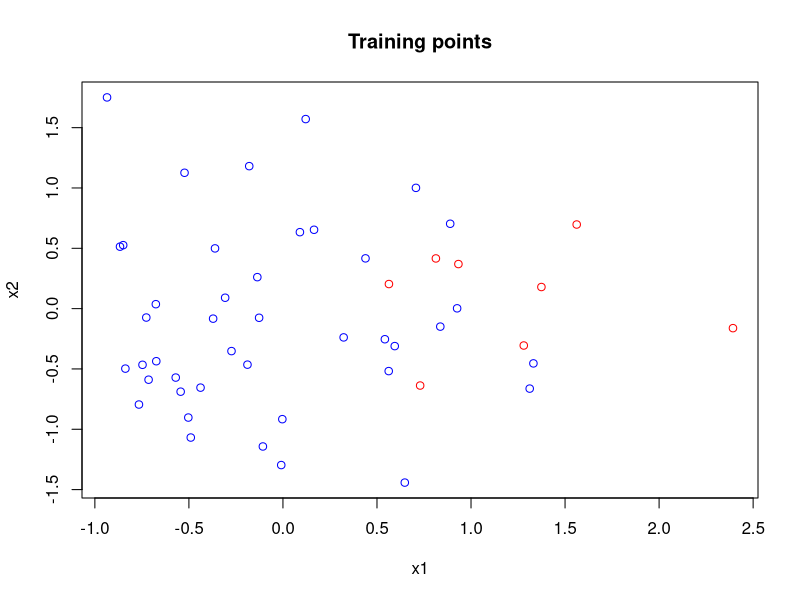
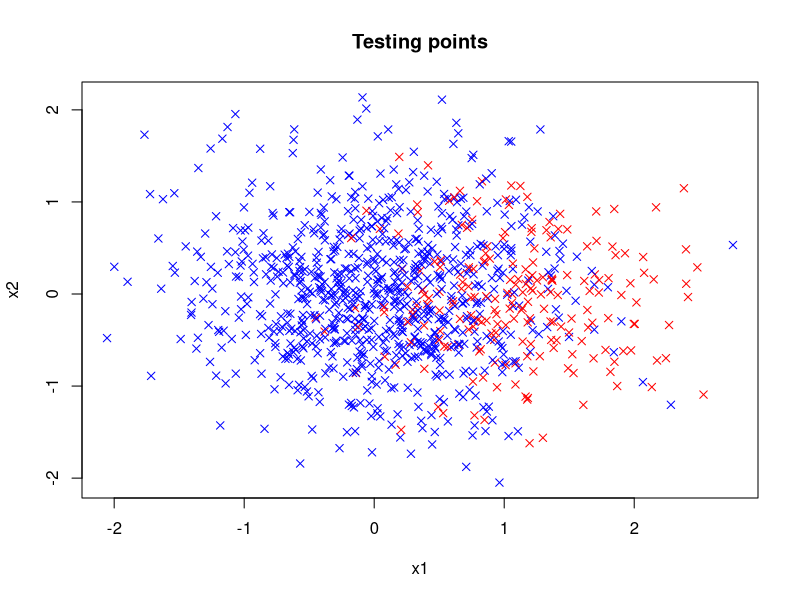
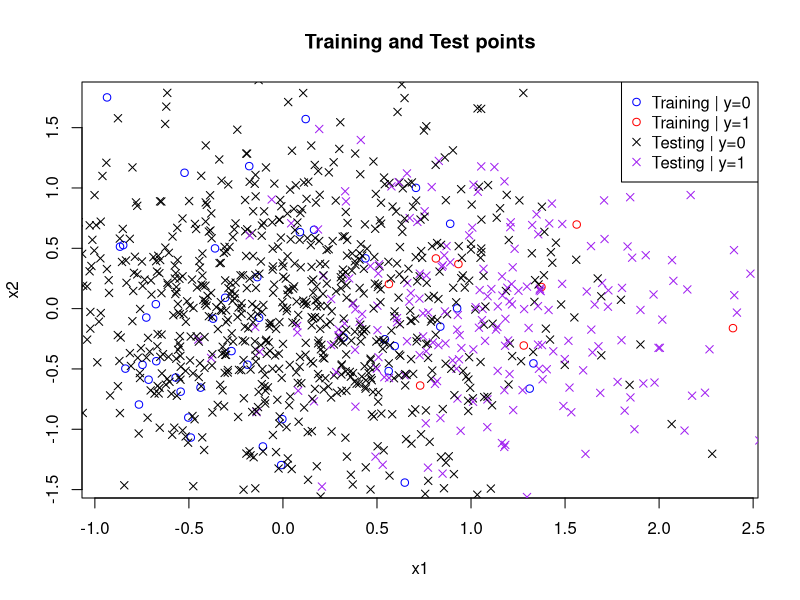
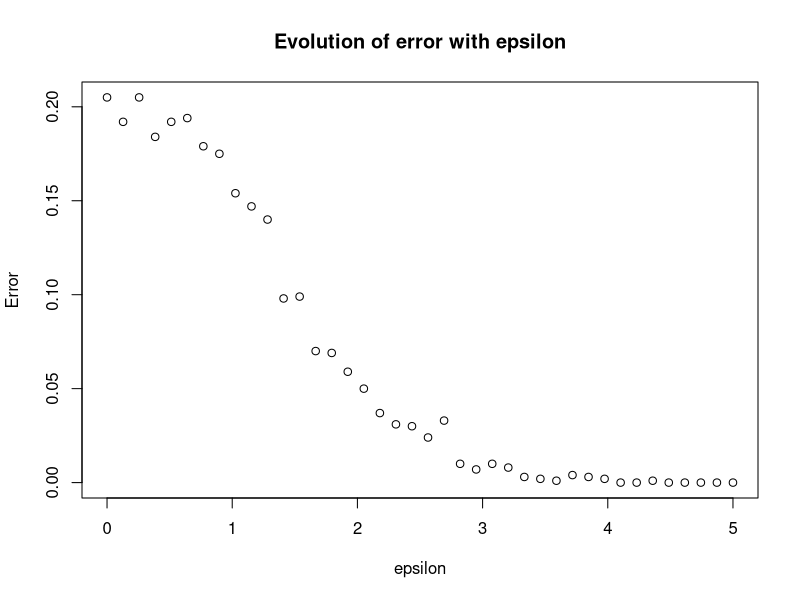
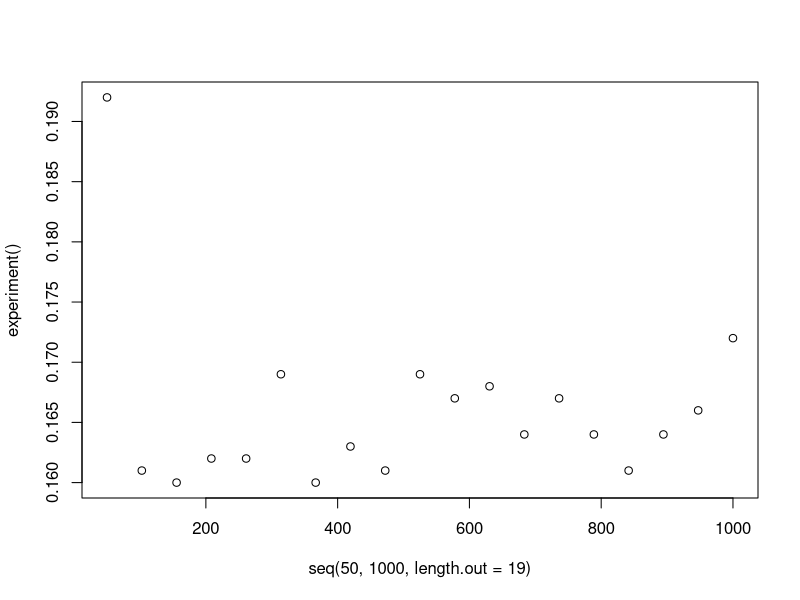

Reproduce these figures in R, in order. (Note: a time limit stopped this script after it produced the figures.)
## ---- chunk 1
#see full list >knitr::opts_chunk$get()
knitr::opts_chunk$set(echo = TRUE, fig.align="center")
## ---- chunk 2
set.seed(42)
## ---- chunk 3
#Method that generate n samples of a random variable that follows B(p)
generate_bernoulli_sample<- function(p,n){
  bernoulli_samples <- runif(n)
  ones <- which(bernoulli_samples<p)
  bernoulli_samples[ones]<- rep(c(1),length((ones)))
  bernoulli_samples[-ones]<- rep(c(0),n-length((ones)))
  return (bernoulli_samples)
}

# Verification
Y <-generate_bernoulli_sample(1/4,100000)
cat("The approximated probability of the event y_i=1 is",length(which(Y==1))/length(Y))
## ---- chunk 4
library(MASS)

# Parameters
mu0 <- c(0, 0)
sigma0 <- matrix(c(0.5, 0, 0, 0.5), nrow = 2, ncol = 2)
sigma1 <- matrix(c(0.4, 0, 0, 0.4), nrow = 2, ncol = 2)

generate_gaussian_data <- function(y,mu0,mu1,sigma0,sigma1){
  ones <- which(y==1)
  gaussian_data <- matrix(NA, nrow = length(y), ncol = 2)
  gaussian_data[ones,] <- mvrnorm(length(ones),mu1,sigma1)
  gaussian_data[-ones,] <- mvrnorm(length(y)-length(ones),mu0,sigma0)
  return (gaussian_data)
}
## ---- chunk 5
# Generate the training set
generate_training_set<- function(n,epsilon,p){
  y_train <- generate_bernoulli_sample(p,n)
  x_train <- generate_gaussian_data(y_train,mu0,c(epsilon, 0),sigma0,sigma1)
  D_train <- cbind(x_train,y_train)
  colnames(D_train) <- c("x1","x2","y")
  D_train <- as.data.frame(D_train)
  return (D_train)
}

D_train<- generate_training_set(50,1,0.2)

# Generate the testing set
generate_testing_set<- function(n,epsilon,p){
  y_test <- generate_bernoulli_sample(p,n)
  x_test <- generate_gaussian_data(y_test,mu0,c(epsilon, 0),sigma0,sigma1)
  D_test <- cbind(x_test,y_test)
  colnames(D_test) <- c("x1","x2","y")
  D_test <- as.data.frame(D_test)
  return (D_test)
}

D_test<-generate_testing_set(1000,1,0.2)
## ---- chunk 6

# Plotting the training set
plot(D_train$x1,D_train$x2, col = ifelse(D_train$y == 0, "blue", "red"),
     pch = 1, xlab = "x1", ylab = "x2", main = "Training points")

# Plot of the testing set
plot(D_test$x1, D_test$x2, col = ifelse(D_test$y == 0, "blue", "red"),
       pch = 4, xlab = "x1", ylab = "x2", main = "Testing points")

# Plotting the whole dataset
plot(D_train$x1,D_train$x2, col = ifelse(D_train$y == 0, "blue", "red"),
     pch = 1, xlab = "x1", ylab = "x2", main = "Training and Test points")
points(D_test$x1, D_test$x2, col = ifelse(D_test$y == 0, "black", "purple"),
       pch = 4)

# Adding the legend
legend("topright", legend = c("Training | y=0", "Training | y=1", "Testing | y=0", "Testing | y=1"),
       col = c("blue", "red", "black", "purple"), pch = c(1, 1, 4, 4))

## ---- chunk 7

BayesClassifier <- function(X,p,mu_0,sigma_0,mu_1,sigma_1){
  
  prediction <-c()
  
  for (i in 1:nrow(X)){
    
    part1 <- matrix(X[i,]-mu_1, ncol = length(mu_1)) %*% solve(sigma_1) %*% t(matrix(X[i,]-mu_1, ncol = length(mu_1)))-matrix(X[i,]-mu_0, ncol = length(mu_0)) %*% solve(sigma_0) %*% t(matrix(X[i,]-mu_0, ncol = length(mu_0)))
    part2 <- (p/(1-p))*sqrt(det(sigma_0)/det(sigma_1))
    boundary <- (-0.5)*part1+log(part2)
    if(boundary>0){
      prediction<- c(prediction,1)
    }
    else{
      prediction<- c(prediction,0)
    }
  }
  return (prediction)
}

# Train the model and perform the predictions

predictions <- BayesClassifier(as.matrix(D_test[,c("x1","x2")],ncol=2),0.2,mu0,sigma0,c(1,0),sigma1)
    
# Compute the error
classification_error <- mean(predictions!=D_test$y)

cat("The classification error for epsilon=1 is : ",classification_error)
## ---- chunk 8

compute_error_bayes <- function(max_value,n){
  errors <- c()
  epsilons <- seq(0,max_value,length.out = n)
  for(i in 1:length(epsilons)){
    # Choose a value for epsilon
    epsilon <- epsilons[i]
    # Generate the testing set
    D_test <- generate_testing_set(1000,epsilon,0.2)
    # Perform the predictions
    predictions <- BayesClassifier(as.matrix(D_test[,c("x1","x2")],ncol=2),0.2,mu0,sigma0,c(epsilon,0),sigma1)
    # Compute the error
    error <- mean(predictions!=D_test$y)
    errors<-c(errors,error)
  }
  return (errors)
}


# Error plot
maximum_epsilon <- 5
number_of_experiences <- 40

plot(seq(0,maximum_epsilon,length.out = number_of_experiences),compute_error_bayes(maximum_epsilon,number_of_experiences),
     xlab = "epsilon", ylab = "Error", main = "Evolution of error with epsilon")


## ---- chunk 9
set.seed(3)
D_train<- generate_training_set(50,1,0.2)
D_test <- generate_testing_set(1000,1,0.2)
## ---- chunk 10
library(MASS)

# LDA
ldaPred <- function(train,test){
  ldaModel <- lda(y~.,data=train)
  ldaPredictions <- predict(ldaModel,newdata=test[,c("x1","x2")])$class
  ldaPredictionError <- mean(ldaPredictions!=test$y)
  return (ldaPredictionError)
}
cat("The prediction error of the LDA model is :",ldaPred(D_train,D_test),"\n")

# QDA
qdaPred <- function(train, test){
  qdaModel <- qda(y~.,data=train)
  qdaPredictions <- predict(qdaModel,newdata=test[,c("x1","x2")])$class
  qdaPredictionError <- mean(qdaPredictions!=test$y)
  return (qdaPredictionError)
}
cat("The prediction error of the QDA model is :",qdaPred(D_train,D_test),"\n")

# Logistic regression
logregPred <- function(train,test){
  logregModel <- glm(y~.,data=train, family = binomial)
  logregPredictions <- predict(logregModel,newdata=test[,c("x1","x2")],type="response")
  logregPredictions <- as.integer(logregPredictions>0.5)
  logregPredictionError <- mean(logregPredictions!=test$y)
  return (logregPredictionError)
}
cat("The prediction error of the Logistic Regression model is :",logregPred(D_train,D_test),"\n")

# Bayes Classifier
BayesPred <- function(test){
  predictions <- BayesClassifier(as.matrix(test[,c("x1","x2")],ncol=2),0.2,mu0,sigma0,c(1,0),sigma1)
  error <- mean(predictions!=D_test$y)
  return(error)
}
cat("The prediction error of the Bayes Classifier is :",BayesPred(D_test),"\n")

## ---- chunk 11
#Evolution of the error rate with the number of data points in the training set
set.seed(20)
experiment <- function(){
  samples_range = seq(50,1000,length.out=19)
  error_rate_vector <- c()
  for (i in 1:length(samples_range)){
    # Generate a new training set containing samples_range[i] data points
    train <- generate_training_set(samples_range[i],1,0.2)
    error_rate_vector <- c(error_rate_vector,ldaPred(train,D_test))
  }
  return (error_rate_vector)
}
plot(seq(50,1000,length.out=19),experiment())
## ---- chunk 12
D_test_new <- generate_testing_set(1000,1,0.8)
D_train_old <- D_train

#Prompt
cat("The prediction errors of the model trained on p=0.2 regarding one having p=0.8 is:\n")

#LDA
cat("LDA : ",ldaPred(D_train_old,D_test_new),"\n")


#QDA
cat("QDA: ",qdaPred(D_train_old,D_test_new),"\n")

#Logistic regression
cat("Logistic regression :",logregPred(D_train_old,D_test_new),"\n")

## ---- chunk 13
# Method that generates training and testing data sets
generate_data<- function(n,mu0,sigma0,mu1,sigma1){
  subset1 <- mvrnorm(n,mu0,sigma0)
  subset2 <- mvrnorm(n,mu1,sigma1)
  dataset <- rbind(subset1,subset2)
  target <- c(rep(c(0),n),rep(c(1),n))
  dataset <- as.data.frame(cbind(dataset,target))
  colnames(dataset) <- c("x1","x2","y")
  return (dataset)
}

## ---- chunk 14
#install.packages("e1071")
library(e1071)

# Method that implements the described benchmark
scenario <- function(mu0, sigma0, mu1, sigma1){
  errors_matrix <-  matrix(NA, nrow = 100, ncol = 4)
  colnames(errors_matrix) <- c("LDA", "QDA", "LogReg", "GaussianNBayes")
  
  for (i in 1:100){
    
    #Generate testing and training sets
    D_train <- generate_data(20,mu0,sigma0,mu1,sigma1)
    D_test <- generate_data(5000,mu0,sigma0,mu1,sigma1)
    
    # We use the functions that have already been defined in Part1 : e)
      #LDA
    errors_matrix[i,c("LDA")] <- ldaPred(D_train,D_test)
      #QDA
    errors_matrix[i,c("QDA")] <- qdaPred(D_train,D_test)
      #Logistic Regression
    errors_matrix[i,c("LogReg")] <- logregPred(D_train,D_test)
      #Gaussian Naive Bayes
    model <- naiveBayes(y ~ ., data = D_train)
    predictions <- predict(model, newdata = D_test[,c("x1","x2")])
    predictions <- as.numeric(levels(predictions))[predictions]
    errors_matrix[i,c("GaussianNBayes")] <- mean(predictions!=D_test$y)
    
  }
  return(as.data.frame(errors_matrix))
}

## ---- chunk 15
# 1st scenario
  # Define the different parameters
mu0 <- c(0,0)
mu1 <- c(1,1)
sigma0 <- matrix(c(1,0,0,2), nrow = 2, ncol = 2)
sigma1 <- matrix(c(1,0,0,2), nrow = 2, ncol = 2)
  # Quantify the prediction error of the different classification algorithms
errors_matrix <- scenario(mu0,sigma0,mu1,sigma1)
  # Barplot the results
boxplot(errors_matrix, main = "1st scenario", xlab = "Classifiers", ylab = "Prediction Error")

## ---- chunk 16
# 2nd scenario
  # Define the different parameters
mu0 <- c(0,0)
mu1 <- c(1,1)
sigma0 <- matrix(c(1,-0.7,-0.7,2), nrow = 2, ncol = 2)
sigma1 <- matrix(c(1,-0.7,-0.7,2), nrow = 2, ncol = 2)
  # Quantify the prediction error of the different classification algorithms
errors_matrix2 <- scenario(mu0,sigma0,mu1,sigma1)
  # Barplot the results
boxplot(errors_matrix2, main = "2nd scenario", xlab = "Classifiers", ylab = "Prediction Error")

## ---- chunk 17
# 3rd scenario
  # Define the different parameters
mu0 <- c(0,0)
mu1 <- c(1,1)
sigma0 <- matrix(c(1,-0.7,-0.7,2), nrow = 2, ncol = 2)
sigma1 <- matrix(c(1,0.7,0.7,2), nrow = 2, ncol = 2)
  # Quantify the prediction error of the different classification algorithms
errors_matrix3 <- scenario(mu0,sigma0,mu1,sigma1)
  # Barplot the results
boxplot(errors_matrix3, main = "3rd scenario", xlab = "Classifiers", ylab = "Prediction Error")
